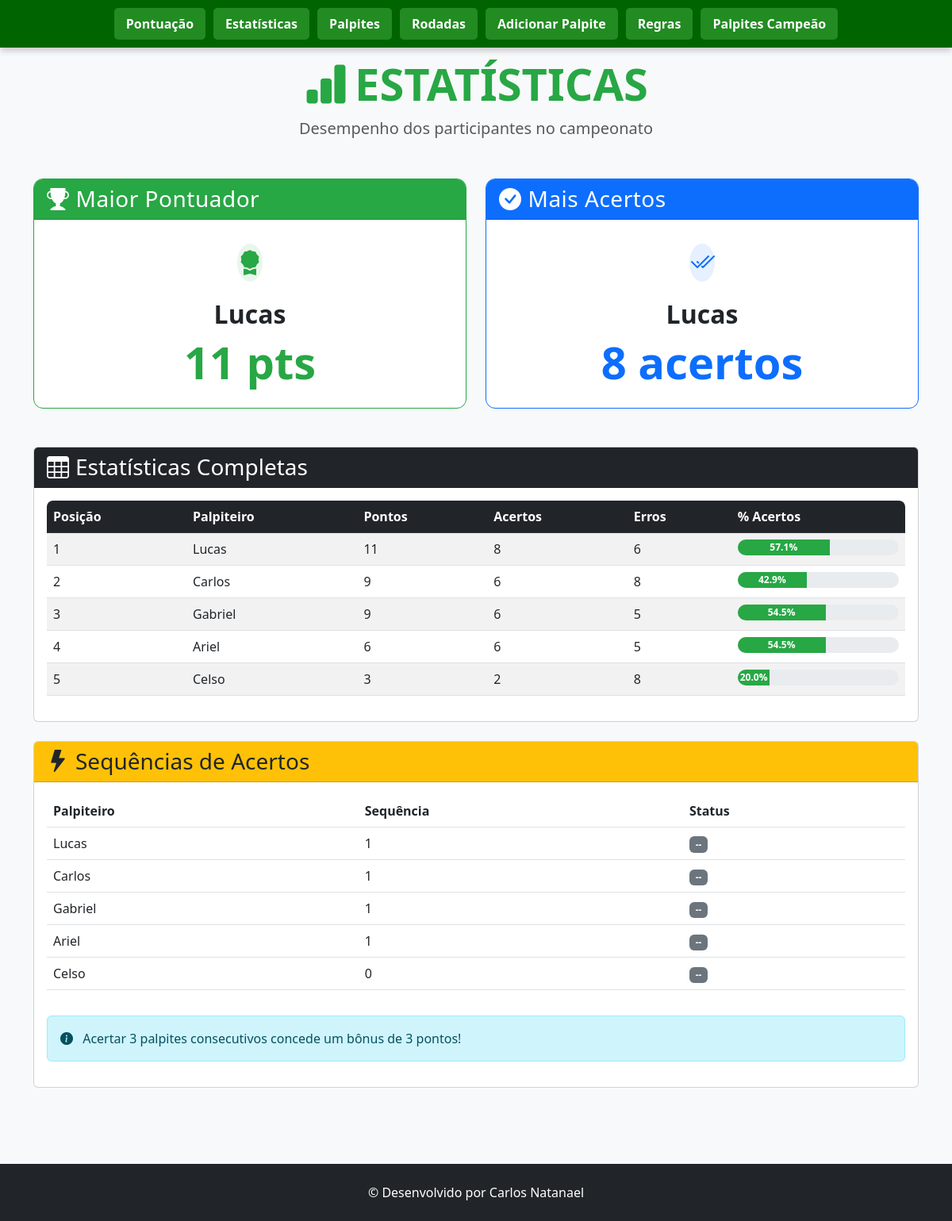
Page /estatisticas on the earlier database version.
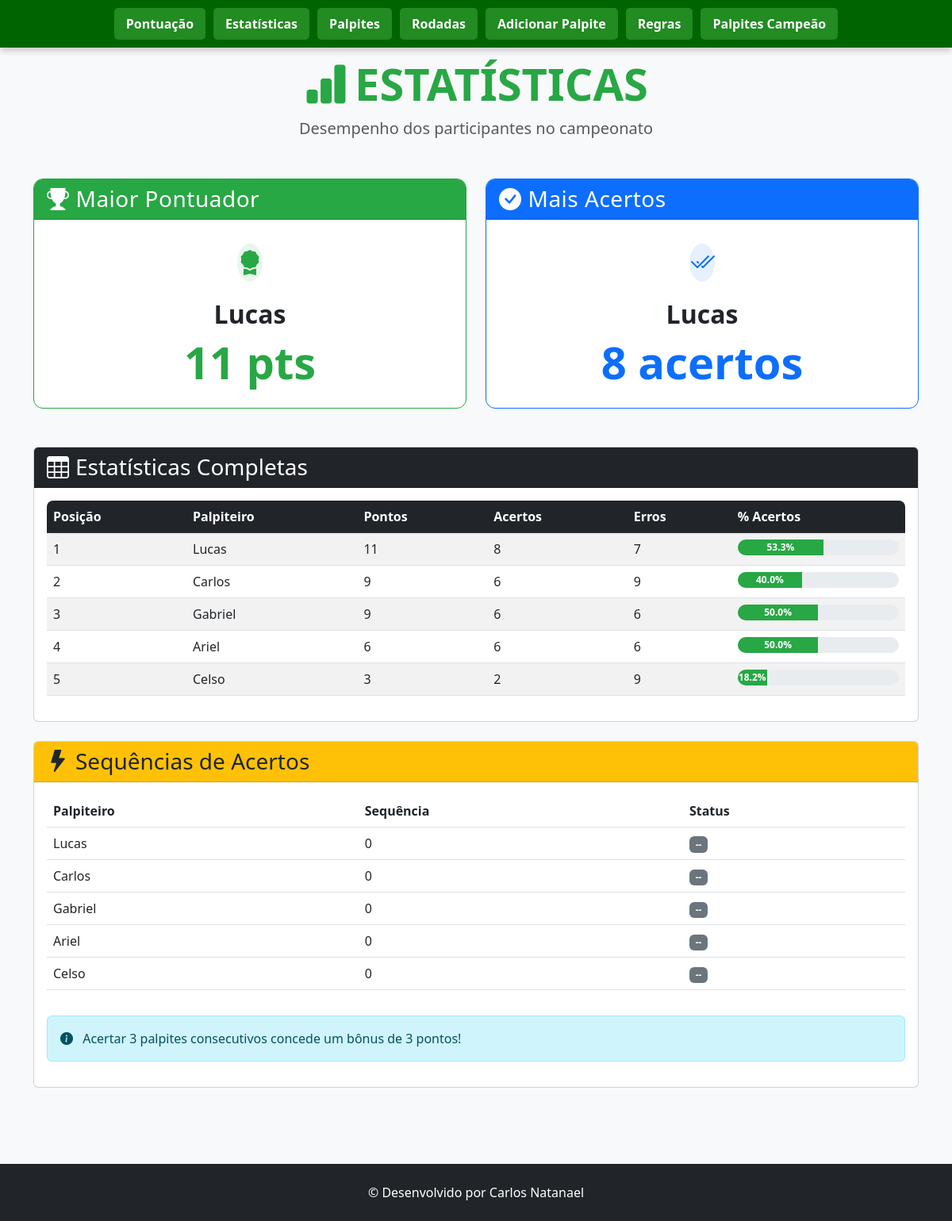
Same page on the later database version.
### tables this page shows
CREATE TABLE pontuacao (
        id INTEGER PRIMARY KEY AUTOINCREMENT,
        posicao INTEGER,
        nome TEXT UNIQUE,
        pontos INTEGER DEFAULT 0,
        acertos INTEGER DEFAULT 0,
        erros INTEGER DEFAULT 0
    , pontos_bonus INTEGER DEFAULT 0);

### app.py (the view)
@app.route('/estatisticas')
def estatisticas():
    conn = get_db_connection()
    estatisticas_completas = conn.execute('''
        SELECT nome, pontos, acertos, erros,
               CASE WHEN (acertos + erros) = 0 THEN 0.0 ELSE ROUND((acertos * 100.0 / (acertos + erros)), 1) END as percentual_acertos
        FROM pontuacao ORDER BY pontos DESC, acertos DESC
    ''').fetchall()
    maior_pontuador = estatisticas_completas[0] if estatisticas_completas else None
    quem_acertou_mais = sorted(estatisticas_completas, key=lambda x: x['acertos'], reverse=True)[0] if estatisticas_completas else None
    rodada_atual_row = conn.execute("SELECT MAX(rodada) as rodada FROM palpites WHERE status != 'Pendente'").fetchone()
    rodada_atual_bonus = rodada_atual_row['rodada'] if rodada_atual_row and rodada_atual_row['rodada'] else 0
    print(f"\n[LOG] Rodada atual para cálculo de bônus: {rodada_atual_bonus}")
    sequencias_info = defaultdict(int)
    if rodada_atual_bonus > 0:
        palpites_rodada_atual = conn.execute("""
            SELECT p.nome, p.status, j.data_hora FROM palpites p
            JOIN jogos j ON p.game_id = j.id
            WHERE p.status != 'Pendente' AND p.rodada = ?
            ORDER BY p.nome, j.data_hora
        """, (rodada_atual_bonus,)).fetchall()
        for jogador in estatisticas_completas:
            nome = jogador['nome']
            palpites_do_jogador_na_rodada = [p for p in palpites_rodada_atual if p['nome'] == nome]
            sequencia_atual = 0
            for palpite in palpites_do_jogador_na_rodada:
                if "Erro" not in palpite['status']:
                    sequencia_atual += 1
                else:
                    sequencia_atual = 0
            sequencias_info[nome] = sequencia_atual
    sequencias_para_template = []
    for jogador in estatisticas_completas:
        nome = jogador['nome']
        max_streak = sequencias_info[nome]
        sequencias_para_template.append({
            'nome': nome,
            'sequencia': max_streak,
            'bonus': '🔥 Bônus Disponível!' if max_streak >= 3 else '--'
        })
    conn.close()
    print(f"\n[LOG] Estatísticas carregadas para {len(estatisticas_completas)} jogadores\n")
    return render_template('estatisticas.html',
                           maior_pontuador=maior_pontuador,
                           quem_acertou_mais=quem_acertou_mais,
                           estatisticas_completas=estatisticas_completas,
                           sequencias=sequencias_para_template,
                           rodada_atual_bonus=rodada_atual_bonus)

### app.py (called while the page is built)
def get_db_connection():
    conn = sqlite3.connect('palpites.db')
    conn.row_factory = sqlite3.Row
    return conn

### templates/estatisticas.html (shortened to what this page needs)
<!DOCTYPE html>
<html lang="pt">
<head>
    <link href="https://cdn.jsdelivr.net/npm/bootstrap@5.3.0/dist/css/bootstrap.min.css" rel="stylesheet">
    <link rel="stylesheet" href="https://cdn.jsdelivr.net/npm/bootstrap-icons@1.10.0/font/bootstrap-icons.css">
    <link rel="stylesheet" href="{{ url_for('static', filename='esta.css') }}">
</head>
<body>
    <header>
        <nav class="navbar navbar-expand-lg navbar-dark fixed-top">
            <div class="collapse navbar-collapse justify-content-center" id="navbarNav">
                <ul class="navbar-nav">
                    <li class="nav-item">
                        <a class="nav-link" href="{{ url_for('index') }}">Pontuação</a>
                    </li>
                    <li class="nav-item">
                        <a class="nav-link" href="{{ url_for('estatisticas') }}">Estatísticas</a>
                    </li>
                    <li class="nav-item">
                        <a class="nav-link" href="{{ url_for('exibir_palpites') }}">Palpites</a>
                    </li>
                    <li class="nav-item">
                        <a class="nav-link" href="{{ url_for('exibir_rodadas') }}">Rodadas</a>
                    </li>
                    <li class="nav-item">
                        <a class="nav-link" href="{{ url_for('adicionar_palpites') }}">Adicionar Palpite</a>
                    </li>
                    <li class="nav-item">
                        <a class="nav-link" href="{{ url_for('regra') }}">Regras</a>
                    </li>
                    <li class="nav-item">
                        <a class="nav-link" href="{{ url_for('ver_palpites_campeao') }}">Palpites Campeão</a>
                    </li>
                </ul>
            </div>
        </nav>
    </header>
    <main class="container py-5 mt-4">
        <div class="text-center mb-5">
            <h1 class="display-4 fw-bold text-success">
                <i class="bi bi-bar-chart-fill me-2"></i>ESTATÍSTICAS
            </h1>
            <p class="lead text-muted">Desempenho dos participantes no campeonato</p>
        </div>
        <div class="row g-4 mb-5">
            <div class="col-md-6">
                <div class="card stat-card h-100 border-success">
                    <div class="card-header bg-success text-white">
                        <h3 class="card-title mb-0">
                            <i class="bi bi-trophy-fill me-2"></i>Maior Pontuador
                        </h3>
                    </div>
                    <div class="card-body text-center py-4">
                        {% if maior_pontuador %}
                        <div class="avatar-lg mb-3 mx-auto">
                            <div class="avatar-title bg-success bg-opacity-10 text-success rounded-circle fs-2">
                                <i class="bi bi-award-fill"></i>
                            </div>
                        </div>
                        <h2 class="fw-bold">{{ maior_pontuador.nome }}</h2>
                        <div class="display-4 fw-bold text-success">{{ maior_pontuador.pontos }} pts</div>
                        {% else %}
                        <div class="text-muted">Nenhum dado disponível</div>
                        {% endif %}
                    </div>
                </div>
            </div>
            <div class="col-md-6">
                <div class="card stat-card h-100 border-primary">
                    <div class="card-header bg-primary text-white">
                        <h3 class="card-title mb-0">
                            <i class="bi bi-check-circle-fill me-2"></i>Mais Acertos
                        </h3>
                    </div>
                    <div class="card-body text-center py-4">
                        {% if quem_acertou_mais %}
                        <div class="avatar-lg mb-3 mx-auto">
                            <div class="avatar-title bg-primary bg-opacity-10 text-primary rounded-circle fs-2">
                                <i class="bi bi-check2-all"></i>
                            </div>
                        </div>
                        <h2 class="fw-bold">{{ quem_acertou_mais.nome }}</h2>
                        <div class="display-4 fw-bold text-primary">{{ quem_acertou_mais.acertos }} acertos</div>
                        {% else %}
                        <div class="text-muted">Nenhum dado disponível</div>
                        {% endif %}
                    </div>
                </div>
            </div>
        </div>
        <div class="card mb-4">
            <div class="card-header bg-dark text-white">
                <h3 class="card-title mb-0">
                    <i class="bi bi-table me-2"></i>Estatísticas Completas
                </h3>
            </div>
            <div class="card-body">
                <div class="table-responsive">
                    <table class="table table-striped table-hover">
                        <thead class="table-dark">
                            <tr>
                                <th>Posição</th>
                                <th>Palpiteiro</th>
                                <th>Pontos</th>
                                <th>Acertos</th>
                                <th>Erros</th>
                                <th>% Acertos</th>
                            </tr>
                        </thead>
                        <tbody>
                            {% for estatistica in estatisticas_completas %}
                            <tr>
                                <td>{{ loop.index }}</td>
                                <td>{{ estatistica.nome }}</td>
                                <td>{{ estatistica.pontos }}</td>
                                <td>{{ estatistica.acertos }}</td>
                                <td>{{ estatistica.erros }}</td>
                                <td>
                                    <div class="progress" style="height: 20px;">
                                        <div class="progress-bar bg-success" style="width: {{ estatistica.percentual_acertos or 0 }}%">
                                            {{ estatistica.percentual_acertos or 0 }}%
                                        </div>
                                    </div>
                                </td>
                            </tr>
                            {% endfor %}
                        </tbody>
                    </table>
                </div>
            </div>
        </div>
        <div class="card">
            <div class="card-header bg-warning text-dark">
                <h3 class="card-title mb-0">
                    <i class="bi bi-lightning-fill me-2"></i>Sequências de Acertos
                </h3>
            </div>
            <div class="card-body">
                <div class="table-responsive">
                    <table class="table table-hover">
                        <thead>
                            <tr>
                                <th>Palpiteiro</th>
                                <th>Sequência</th>
                                <th>Status</th>
                            </tr>
                        </thead>
                        <tbody>
                            {% for seq in sequencias %}
                            <tr class="{{ 'table-success' if seq.sequencia >= 3 }}">
                                <td>{{ seq.nome }}</td>
                                <td>{{ seq.sequencia }}</td>
                                <td>
                                    {% if seq.sequencia >= 3 %}
                                    <span class="badge bg-warning text-dark pulse">{{ seq.bonus }}</span>
                                    {% else %}
                                    <span class="badge bg-secondary">{{ seq.bonus }}</span>
                                    {% endif %}
                                </td>
                            </tr>
                            {% endfor %}
                        </tbody>
                    </table>
                </div>
                <div class="alert alert-info mt-3">
                    <i class="bi bi-info-circle-fill me-2"></i>
                    Acertar 3 palpites consecutivos concede um bônus de 3 pontos!
                </div>
            </div>
        </div>
    </main>
    <footer class="bg-dark text-white py-4 mt-5">
        <div class="container text-center">
            <p class="mb-0">© Desenvolvido por Carlos Natanael</p>
        </div>
    </footer>
</body>
</html>

### static/esta.css (style rules this page uses)
:root { --bs-success-rgb: 40, 167, 69; --bs-primary-rgb: 13, 110, 253; --bs-info-rgb: 23, 162, 184; }
body { background-color: #f8f9fa; font-family: 'Segoe UI', system-ui, -apple-system, sans-serif; }
.stat-card { transition: transform 0.3s ease, box-shadow 0.3s ease; border-radius: 0.75rem; overflow: hidden; }
.stat-card .card-header { font-weight: 600; letter-spacing: 0.5px; }
.avatar-lg { width: 60px; height: 60px; display: flex; align-items: center; justify-content: center; }
.table-responsive { border-radius: 0.5rem; overflow: hidden; }
.progress { border-radius: 10px; }
.progress-bar { font-size: 0.75rem; font-weight: 600; }
header { padding: 0; box-shadow: none; border-bottom: none; }
.navbar { background-color: #006400 !important; box-shadow: 0 4px 8px rgba(0, 0, 0, 0.2); border-bottom: none; padding: 10px 20px; z-index: 1030; }
.navbar-nav .nav-item .nav-link { color: #fff !important; font-weight: bold; padding: 8px 15px !important; margin: 0 5px; border-radius: 5px; transition: background-color 0.3s ease, color 0.3s ease; background-color: #228B22; }

Differences in the rows shown:
changed pontuacao "Lucas": erros "6" → "7"; {{ estatistica.percentual_acertos or 0 }} 57.1 → 53.3 (drawn); percentual_acertos "57.1" → "53.3"; sequencia "1" → "0"
changed pontuacao "Carlos": erros "8" → "9"; {{ estatistica.percentual_acertos or 0 }} 42.9 → 40.0 (drawn); percentual_acertos "42.9" → "40.0"; sequencia "1" → "0"
changed pontuacao "Gabriel": erros "5" → "6"; {{ estatistica.percentual_acertos or 0 }} 54.5 → 50.0 (drawn); percentual_acertos "54.5" → "50.0"; sequencia "1" → "0"
changed pontuacao "Ariel": erros "5" → "6"; {{ estatistica.percentual_acertos or 0 }} 54.5 → 50.0 (drawn); percentual_acertos "54.5" → "50.0"; sequencia "1" → "0"
changed pontuacao "Celso": erros "8" → "9"; {{ estatistica.percentual_acertos or 0 }} 20.0 → 18.2 (drawn); percentual_acertos "20.0" → "18.2"
